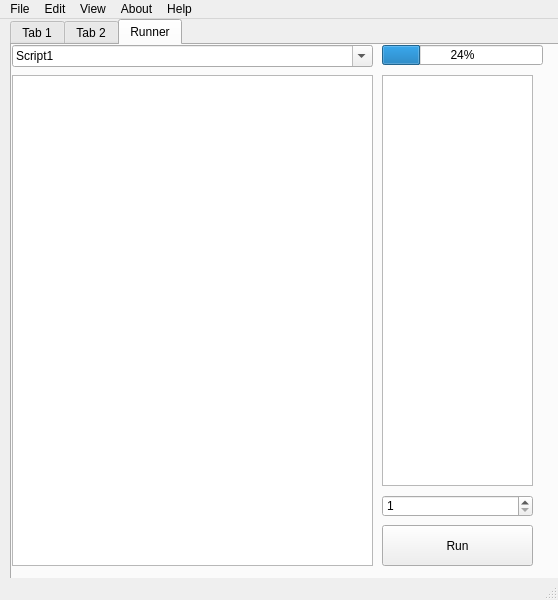
<?xml version="1.0" encoding="UTF-8"?>
<ui version="4.0">
 <class>MainWindow</class>
 <widget class="QMainWindow" name="MainWindow">
  <property name="geometry">
   <rect>
    <x>0</x>
    <y>0</y>
    <width>558</width>
    <height>600</height>
   </rect>
  </property>
  <property name="windowTitle">
   <string>MainWindow</string>
  </property>
  <property name="dockNestingEnabled">
   <bool>true</bool>
  </property>
  <widget class="QWidget" name="centralwidget">
   <widget class="QTabWidget" name="tabWidget">
    <property name="geometry">
     <rect>
      <x>10</x>
      <y>0</y>
      <width>1101</width>
      <height>811</height>
     </rect>
    </property>
    <property name="currentIndex">
     <number>2</number>
    </property>
    <widget class="QWidget" name="tab">
     <attribute name="title">
      <string>Tab 1</string>
     </attribute>
    </widget>
    <widget class="QWidget" name="tab_2">
     <attribute name="title">
      <string>Tab 2</string>
     </attribute>
    </widget>
    <widget class="QWidget" name="runner_tab">
     <property name="accessibleName">
      <string/>
     </property>
     <attribute name="title">
      <string>Runner</string>
     </attribute>
     <widget class="QComboBox" name="script_menu">
      <property name="geometry">
       <rect>
        <x>0</x>
        <y>0</y>
        <width>361</width>
        <height>22</height>
       </rect>
      </property>
      <property name="focusPolicy">
       <enum>Qt::WheelFocus</enum>
      </property>
      <property name="contextMenuPolicy">
       <enum>Qt::DefaultContextMenu</enum>
      </property>
      <property name="acceptDrops">
       <bool>true</bool>
      </property>
      <property name="editable">
       <bool>true</bool>
      </property>
      <property name="currentText">
       <string>Script1</string>
      </property>
      <item>
       <property name="text">
        <string>Script1</string>
       </property>
      </item>
      <item>
       <property name="text">
        <string>Script2</string>
       </property>
      </item>
      <item>
       <property name="text">
        <string>Script3</string>
       </property>
      </item>
     </widget>
     <widget class="QGraphicsView" name="script_display">
      <property name="geometry">
       <rect>
        <x>0</x>
        <y>30</y>
        <width>361</width>
        <height>491</height>
       </rect>
      </property>
     </widget>
     <widget class="QPushButton" name="run_button">
      <property name="geometry">
       <rect>
        <x>370</x>
        <y>480</y>
        <width>151</width>
        <height>41</height>
       </rect>
      </property>
      <property name="text">
       <string>Run</string>
      </property>
     </widget>
     <widget class="QGraphicsView" name="script_progress_terminal">
      <property name="geometry">
       <rect>
        <x>370</x>
        <y>30</y>
        <width>151</width>
        <height>411</height>
       </rect>
      </property>
     </widget>
     <widget class="QProgressBar" name="script_progress_bar">
      <property name="geometry">
       <rect>
        <x>370</x>
        <y>0</y>
        <width>161</width>
        <height>20</height>
       </rect>
      </property>
      <property name="value">
       <number>24</number>
      </property>
     </widget>
     <widget class="QSpinBox" name="script_timeout">
      <property name="geometry">
       <rect>
        <x>370</x>
        <y>450</y>
        <width>151</width>
        <height>22</height>
       </rect>
      </property>
      <property name="minimum">
       <number>1</number>
      </property>
     </widget>
    </widget>
   </widget>
  </widget>
  <widget class="QMenuBar" name="menubar">
   <property name="geometry">
    <rect>
     <x>0</x>
     <y>0</y>
     <width>558</width>
     <height>21</height>
    </rect>
   </property>
   <widget class="QMenu" name="menuFile">
    <property name="title">
     <string>File</string>
    </property>
    <addaction name="actionNew_Project"/>
    <addaction name="actionOpen_Project"/>
    <addaction name="actionImport_Raw_Data"/>
    <addaction name="actionExport_Project"/>
    <addaction name="actionSave"/>
    <addaction name="actionSave_Project"/>
    <addaction name="actionSave_Project_As"/>
    <addaction name="actionExit"/>
   </widget>
   <widget class="QMenu" name="menuEdit">
    <property name="title">
     <string>Edit</string>
    </property>
    <addaction name="actionUndo"/>
    <addaction name="actionRedo"/>
    <addaction name="actionCopy"/>
    <addaction name="actionPaste"/>
    <addaction name="actionCut"/>
    <addaction name="actionFind_Replace"/>
   </widget>
   <widget class="QMenu" name="menuView">
    <property name="title">
     <string>View</string>
    </property>
    <addaction name="actionCausation_Extractor"/>
    <addaction name="actionOpen_Builder"/>
    <addaction name="actionOpen_Packager"/>
   </widget>
   <widget class="QMenu" name="menuAbout">
    <property name="title">
     <string>About</string>
    </property>
   </widget>
   <widget class="QMenu" name="menuHelp">
    <property name="title">
     <string>Help</string>
    </property>
   </widget>
   <addaction name="menuFile"/>
   <addaction name="menuEdit"/>
   <addaction name="menuView"/>
   <addaction name="menuAbout"/>
   <addaction name="menuHelp"/>
  </widget>
  <widget class="QStatusBar" name="statusbar"/>
  <action name="actionNew_Project">
   <property name="text">
    <string>New Project</string>
   </property>
  </action>
  <action name="actionOpen_Project">
   <property name="text">
    <string>Open Project</string>
   </property>
  </action>
  <action name="actionImport_Raw_Data">
   <property name="text">
    <string>Import Raw Data</string>
   </property>
  </action>
  <action name="actionExport_Project">
   <property name="text">
    <string>Export Project</string>
   </property>
  </action>
  <action name="actionSave">
   <property name="text">
    <string>Save</string>
   </property>
  </action>
  <action name="actionSave_Project">
   <property name="text">
    <string>Save Project</string>
   </property>
  </action>
  <action name="actionSave_Project_As">
   <property name="text">
    <string>Save Project As</string>
   </property>
  </action>
  <action name="actionExit">
   <property name="text">
    <string>Exit</string>
   </property>
  </action>
  <action name="actionUndo">
   <property name="text">
    <string>Undo</string>
   </property>
  </action>
  <action name="actionRedo">
   <property name="text">
    <string>Redo</string>
   </property>
  </action>
  <action name="actionCopy">
   <property name="text">
    <string>Copy</string>
   </property>
  </action>
  <action name="actionPaste">
   <property name="text">
    <string>Paste</string>
   </property>
  </action>
  <action name="actionCut">
   <property name="text">
    <string>Cut</string>
   </property>
  </action>
  <action name="actionFind_Replace">
   <property name="text">
    <string>Find/Replace</string>
   </property>
  </action>
  <action name="actionCausation_Extractor">
   <property name="text">
    <string>Causation Extractor</string>
   </property>
  </action>
  <action name="actionOpen_Builder">
   <property name="text">
    <string>Open Builder</string>
   </property>
  </action>
  <action name="actionOpen_Packager">
   <property name="text">
    <string>Open Packager</string>
   </property>
  </action>
 </widget>
 <resources/>
 <connections/>
</ui>
